Frame 1 (no input): blank canvas, image omitted
Frame 60 (the mouse pressed at the canvas centre just before this capture): blank canvas, image omitted
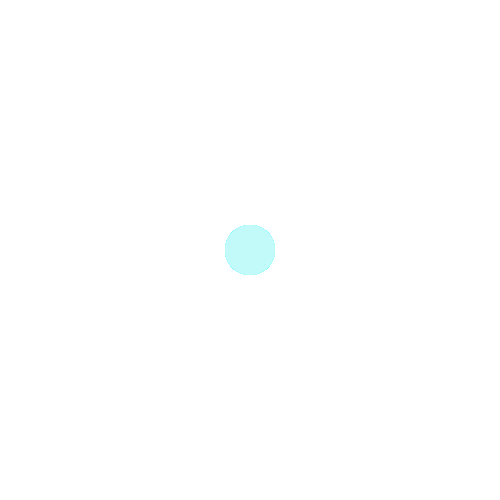
Frame 120 (the mouse held since frame 60 and released just before this capture)

The Processing sketch whose frames 1 and 60 were blank and that drew this single picture after the mouse press (run headless with seeded random() and noise(); from frame 60 on, the mouse is pressed at the canvas centre):

// Processing sketch: processing_72550
// ── processing_72550.pde

int x = 0;
int y = 0;

void setup() {
  size(500, 500);
  background(255);
  smooth();
}
void rectangles(int xPos, int yPos) {
  noStroke();
  fill(random(0, 255), mouseY, mouseX);
  ellipse (mouseX, mouseY, 50, 50);
}
void draw() {
  if (mousePressed) {
    for (x = 0; x <= 500; x += 200) {
      for (y = 0; y <= 500; y += 200) {
        rectangles(0, 0);
      }
    }
  }
  if (keyPressed){
    background(255);
  }
}
